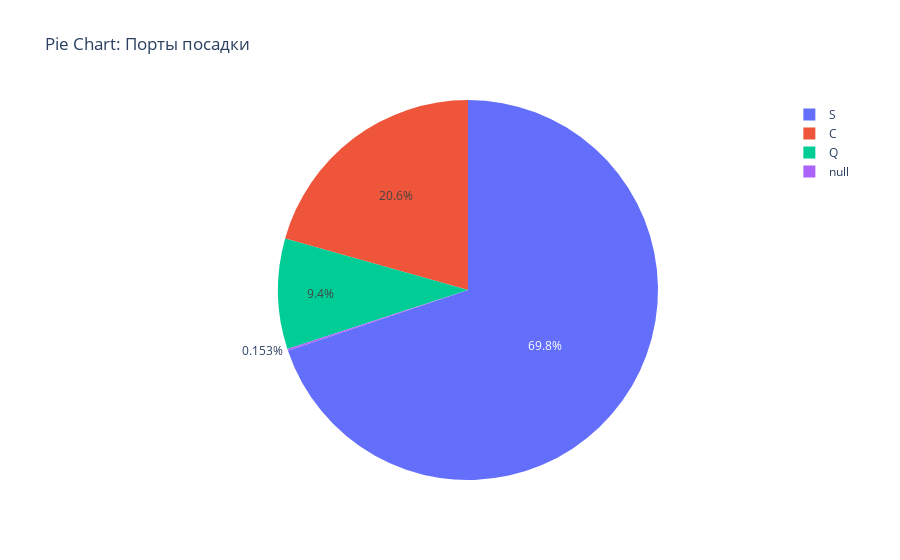

The code cell stored with this chart in its notebook:
### Markdown cell above
##### Интерактивный Pie Chart

### Code cell
fig3 = px.pie(titanic_df, names='Embarked', 
             title='Pie Chart: Порты посадки',
             hover_data=['Fare']
             )
fig3.show()

### Figure 1 — Plotly figure (JSON) as saved in the notebook; plotly's stock layout.template omitted (floating-point values rounded to 4 significant figures; data arrays with more than 128 entries replaced by an {"elided": "..."} marker saying what was removed)
{"data": [{"customdata": {"elided": "1309x1 float values"}, "domain": {"x": [0, 1], "y": [0, 1]}, "hovertemplate": "Embarked=%{label}<br>Fare=%{customdata[0]}<extra></extra>", "labels": {"elided": "1309 str values"}, "legendgroup": "", "name": "", "showlegend": true, "type": "pie"}], "layout": {"legend": {"tracegroupgap": 0}, "title": {"text": "Pie Chart: Порты посадки"}}}
